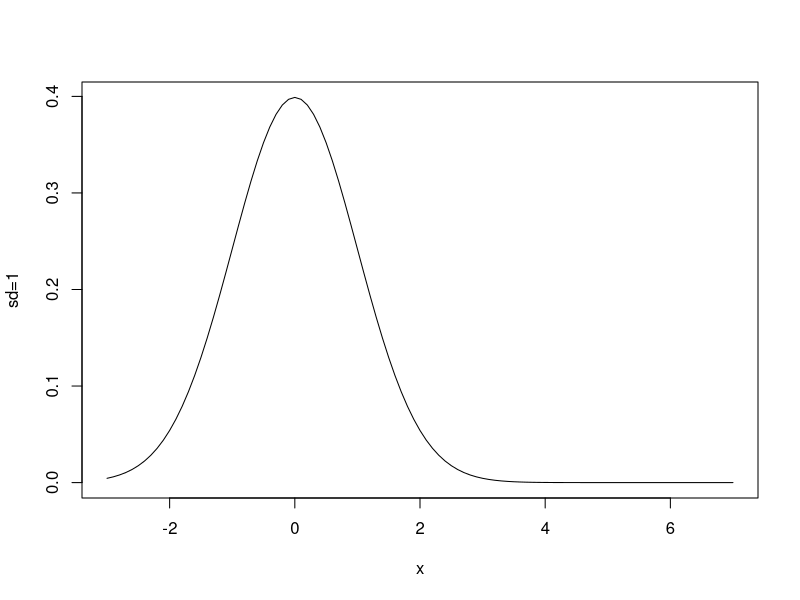

Write R code to recreate this figure. (Note: this script raises an error after producing the figure.)
# Task 2##########################################################
#



curve(dnorm(x, mean=0,sd=1),xlim=c(-3,7),ylab = "sd=1")
#####################
# In order to find the area between x=10 and 25
#  - seq defines desired x points
xcurve=seq(10,25,length=1000)
# For The Y part of the curve  we use the X points
#  and the data for the curve in a normal distribution
ycurve=dnorm(xcurve,mean=10,sd=4)
# Creates a Polygon and fills it bounded by the given
#   x & y curves
polygon(c(10,xcurve,25),c(0,ycurve,0),col="Red")

# Put in the text with the appropriate area

# Area
prob=pnorm(25,mean=10,sd=4)-pnorm(10,mean=10,sd=4)
prob=round(prob,4)

# Click to paste the text onto the graph
text(locator(1), paste("Area = ", prob, sep=""))

###############################################################







####################
# lab6.R Commented #
##############################################################
# Sets Layout for 4 graphs 2 on top 2 on bottom
layout(matrix(1:4, nr=2,nc=2))
# Shows the layout that was made, with numbers 1 through
#  4 to designate each
windows;layout.show(4)
#####################
# Plots a curve with X-limits -10 and 30, with a Normal distribution
#  -w/ mean = 10, Standard Dev. = 4
curve(dnorm(x, mean=10,sd=4),xlim=c(-10,30))
#  -w/ mean = 10, Standard Dev. = 8
curve(dnorm(x, mean=10,sd=8),xlim=c(-10,30))
#  -w/ mean = 5, Standard Dev. = 4
curve(dnorm(x, mean=5,sd=4),xlim=c(-10,30))
#  -w/ mean = 10, Standard Dev. = 2
curve(dnorm(x, mean=10,sd=2),xlim=c(-10,30))
################
#
#####################
# Plots a curve with X-limits -10 and 30, with a Normal distribution
#  -w/ mean = 10, Standard Dev. = 4
curve(dnorm(x, mean=10,sd=4),xlim=c(-10,30))
#
# In order to find the area between x=10 and 25
#  - seq defines desired x points
xcurve=seq(10,25,length=1000)
# For The Y part of the curve  we use the X points
#  and the data for the curve in a normal distribution
ycurve=dnorm(xcurve,mean=10,sd=4)
# Creates a Polygon and fills it bounded by the given
#   x & y curves
polygon(c(10,xcurve,25),c(0,ycurve,0),col="Red")






# Put in the text with the appropriate area

# Area
prob=pnorm(25,mean=10,sd=4)-pnorm(10,mean=10,sd=4)
prob=round(prob,4)

# Click to paste the text onto the graph
text(locator(1), paste("Area = ", prob, sep=""))

###############  Gamma ################
curve(dgamma(x,shape=1,scale=1),xlim=c(0,10),ylim=c(0,1),col="Red",lwd=2,
ylab="Gamma density", main="Beta=1")
text(locator(1),paste("alpha=",1))
curve(dgamma(x,shape=3,scale=1),xlim=c(0,10),ylim=c(0,1),add=TRUE,lwd=2)
text(locator(1),paste("alpha=",3))
curve(dgamma(x,shape=5,scale=1),xlim=c(0,10),ylim=c(0,1),add=TRUE, col="Blue",lwd=2)
text(locator(1),paste("alpha=",5))

################### Chi -sq ######### alpha = df/2, beta=2
curve(dchisq(x,df=2),xlim=c(0,10),ylim=c(0,1),col="Red",lwd=2,
ylab="Chisq density", main="df=2,5")
text(locator(1),paste("df=",2))
curve(dchisq(x,df=5),xlim=c(0,10),ylim=c(0,1),col="Blue",lwd=2,
ylab="Chisq density",add=TRUE)

## Beta
curve(dbeta(x,shape1=2,shape2=3),xlim=c(0,1))

#P( 0.2<=Y<=0.6)
